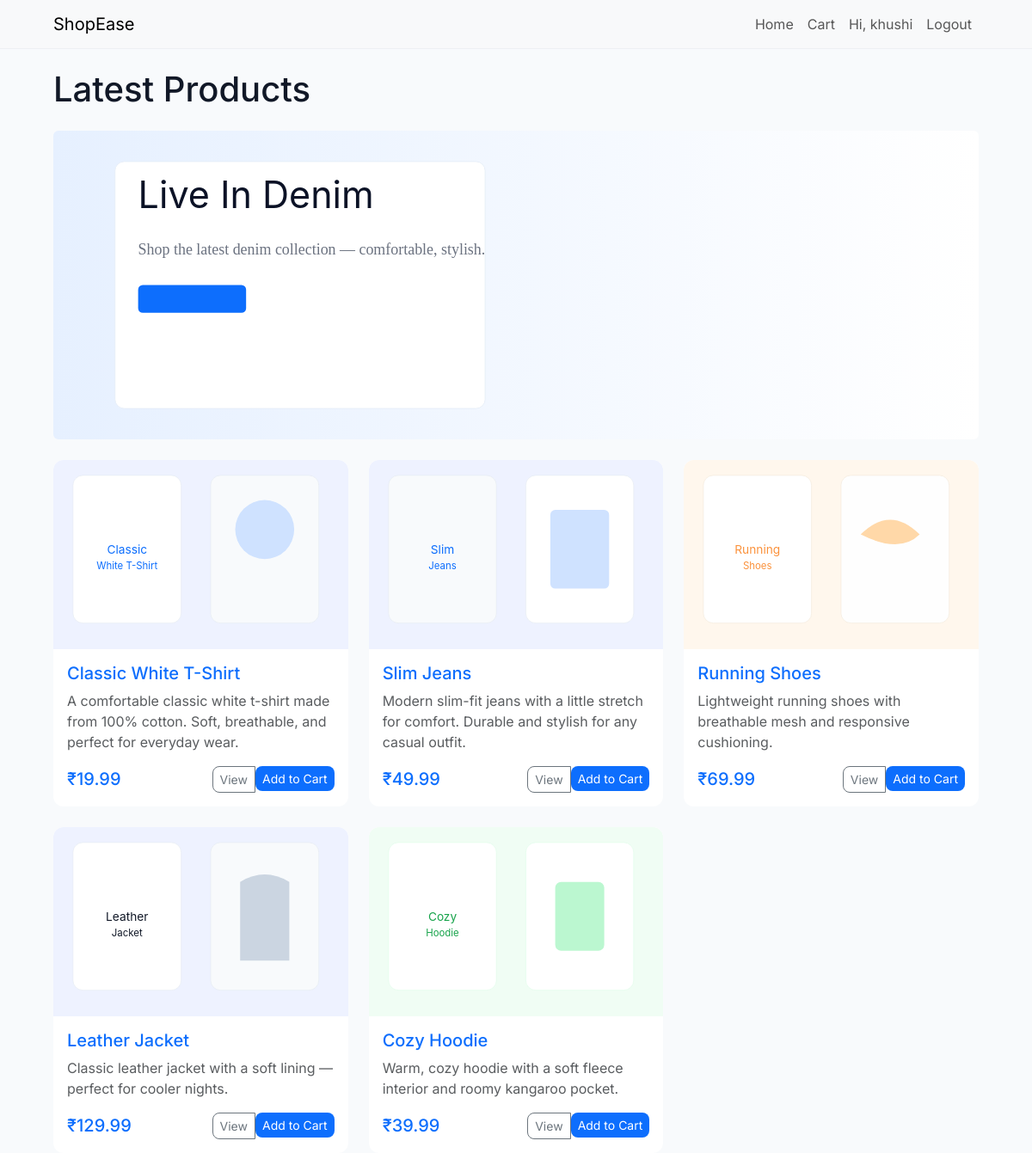
The app's page / (signed in) with its own data.
### store/models.py (models this page shows, shortened)
class Product(models.Model):
    name = models.CharField(max_length=200)
    slug = models.SlugField(unique=True)
    description = models.TextField(blank=True)
    price = models.DecimalField(max_digits=10, decimal_places=2)
    stock = models.PositiveIntegerField(default=0)
    image = models.ImageField(upload_to='products/', blank=True, null=True)
    created_at = models.DateTimeField(auto_now_add=True)
    def get_absolute_url(self):
        return reverse('product_detail', args=[self.slug])

### store/views.py (the view)
# urls.py: path('', views.home, name='home'),
def home(request):
    products = Product.objects.all()
    products_data = []
    for p in products:
        if p.image:
            img = p.image.url
        else:
            img = static_url(f'images/{p.slug}.svg')
        products_data.append({'product': p, 'image_url': img})
    return render(request, 'home.html', {'products_data': products_data})

### templates/home.html (shortened to what this page needs)
{% extends 'base.html' %}
{% block content %}
  <h1 class="mb-4">Latest Products</h1>
  <div class="hero mb-4">
    <img src="/static/images/hero.svg" alt="hero" class="img-fluid rounded">
  </div>
  <div class="row row-cols-1 row-cols-sm-2 row-cols-md-3 g-4">
    {% for entry in products_data %}
    <div class="col">
      <div class="card h-100">
        <img src="{{ entry.image_url }}" class="card-img-top" alt="{{ entry.product.name }}">
        <div class="card-body d-flex flex-column">
          <h5 class="card-title"><a href="{{ entry.product.get_absolute_url }}">{{ entry.product.name }}</a></h5>
          <p class="card-text text-muted">{{ entry.product.description|truncatewords:18 }}</p>
          <div class="mt-auto d-flex justify-content-between align-items-center">
            <div>
              <strong class="text-accent h5">₹{{ entry.product.price }}</strong>
            </div>
            <div class="btn-group" role="group">
              <a href="{{ entry.product.get_absolute_url }}" class="btn btn-outline-secondary btn-sm">View</a>
              <form method="post" action="{% url 'add_to_cart' entry.product.id %}" style="display:inline">
                <button class="btn btn-primary btn-sm">Add to Cart</button>
              </form>
            </div>
          </div>
        </div>
      </div>
    </div>
    {% empty %}
    <p>No products yet.</p>
    {% endfor %}
  </div>
{% endblock %}

### templates/base.html (shortened to what this page needs)
{% load static %}
<!doctype html>
<html lang="en">
  <head>
    <link href="https://cdn.jsdelivr.net/npm/bootstrap@5.3.0/dist/css/bootstrap.min.css" rel="stylesheet">
    <link rel="stylesheet" href="{% static 'css/styles.css' %}">
  </head>
  <body>
    <nav class="navbar navbar-expand-lg navbar-light bg-light">
      <div class="container">
        <a class="navbar-brand" href="/">ShopEase</a>
        <div class="collapse navbar-collapse" id="nav">
          <ul class="navbar-nav ms-auto mb-2 mb-lg-0">
            <li class="nav-item"><a class="nav-link" href="/">Home</a></li>
            <li class="nav-item"><a class="nav-link" href="/cart/">Cart</a></li>
            {% if user.is_authenticated %}
            <li class="nav-item"><a class="nav-link" href="#">Hi, {{ user.username }}</a></li>
            <li class="nav-item"><a class="nav-link" href="{% url 'logout' %}">Logout</a></li>
            {% else %}
            <li class="nav-item"><a class="nav-link" href="{% url 'login' %}">Login</a></li>
            <li class="nav-item"><a class="nav-link" href="{% url 'register' %}">Register</a></li>
            {% endif %}
          </ul>
        </div>
      </div>
    </nav>
    <div class="container mt-4">
      {% block content %}{% endblock %}
    </div>
  </body>
</html>

### static/css/styles.css (style rules this page uses)
:root { --bg: #f8fafc; --accent: #0d6efd; --muted: #6c757d; }
html,body { height:100%; }
body { font-family: 'Inter', system-ui, -apple-system, 'Segoe UI', Roboto, 'Helvetica Neue', Arial; background:var(--bg); color:#111827; }
.navbar { background:#ffffff; box-shadow:0 1px 0 rgba(15,23,42,0.04); }
.container { max-width:1100px }
.card { border:0; border-radius:12px; }
.card { transition:transform .18s ease, box-shadow .18s ease }
.card-body { min-height:140px }
.card-img-top { height:220px; object-fit:cover; border-top-left-radius:12px; border-top-right-radius:12px }
.text-accent { color:var(--accent) }
.hero img { width:100%; height:auto }
.btn-group .btn { border-radius:8px }
.card-title a { color:var(--accent); text-decoration:none }
.btn-primary { background:var(--accent); border:none }

### records on screen
Product: shows a picture, product.name "Classic White T-Shirt", product.description "A comfortable classic white t-shirt made from 100% cotton. Soft, breathable, and perfect for everyday wear.", product.price "19.99"
Product: shows a picture, product.name "Slim Jeans", product.description "Modern slim-fit jeans with a little stretch for comfort. Durable and stylish for any casual outfit.", product.price "49.99"
Product: shows a picture, product.name "Running Shoes", product.description "Lightweight running shoes with breathable mesh and responsive cushioning.", product.price "69.99"
Product: shows a picture, product.name "Leather Jacket", product.description "Classic leather jacket with a soft lining — perfect for cooler nights.", product.price "129.99"
Product: shows a picture, product.name "Cozy Hoodie", product.description "Warm, cozy hoodie with a soft fleece interior and roomy kangaroo pocket.", product.price "39.99"

### other values on screen
{{ user.username }} "khushi"
